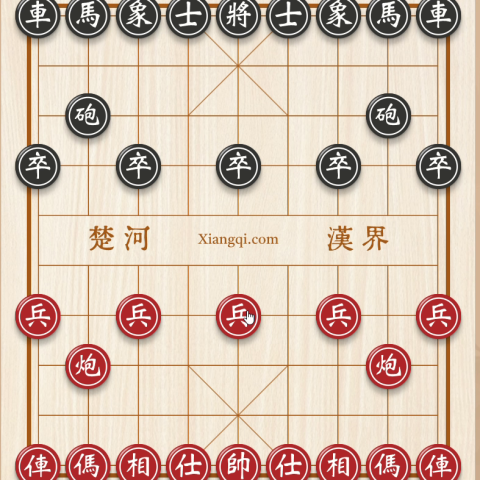
#> input picture Test_Image/Step 0.png, 480 x 480 px
$ jupyter execute --allow-errors model_comparison_pipeline.ipynb
#> lines starting #> are read from the running program, lines starting #| are printed output that depends on the picture
# Chinese Chess Recognition System
## Model Comparison: CNN vs YOLO + System Pipeline

Notebook này trình bày:
1. **Pipeline xử lý** của hệ thống nhận diện cờ tướng theo thời gian thực
2. **So sánh hai model**: CNN (`new_model_v2.h5`) và YOLO (`weights.pt`)

[cell 1]
import os, sys, time, warnings
warnings.filterwarnings('ignore')

import numpy as np
import matplotlib.pyplot as plt
import matplotlib.patches as mpatches
import matplotlib.patches as FancyBbox
from matplotlib.patches import FancyBboxPatch, FancyArrowPatch
from matplotlib.gridspec import GridSpec
import matplotlib.patheffects as pe

# --- Paths ---
BASE_DIR   = os.path.abspath('.')
H5_PATH    = os.path.join(BASE_DIR, 'h5_file', 'new_model_v2.h5')
ONNX_PATH  = os.path.join(BASE_DIR, 'chinese_chess_model.onnx')
YOLO_PATH  = os.path.join(BASE_DIR, 'weights.pt')
VALID_DIR  = os.path.join(BASE_DIR, 'Dataset', 'valid')
TEST_IMG   = os.path.join(BASE_DIR, 'Test_Image', 'Step 0.png')

print('Base dir :', BASE_DIR)
print('H5 exists :', os.path.exists(H5_PATH))
print('ONNX exists:', os.path.exists(ONNX_PATH))
print('YOLO exists:', os.path.exists(YOLO_PATH))
print('Valid dir  :', os.path.exists(VALID_DIR))
print('Step 0.png :', os.path.exists(TEST_IMG))

---
# Phần 1 — Pipeline Xử Lý Hệ Thống

Sơ đồ dưới đây mô tả toàn bộ luồng xử lý từ lúc camera bắt đầu đến khi hệ thống xác nhận một nước đi hợp lệ.

## 1. Khởi động & Step 0 — Canh bàn cờ tự động
- Mở camera/video (`real_time_test.py:881`)
- Hiển thị khung hình để user dùng **I/J/K/L/+/-/F** canh bàn cờ vào ROI
- Tự động chụp Step 0 khi frame ổn định đủ **2 giây** (không còn chuyển động)
- Dùng `HoughCircles` trên Step 0 để xác định `begin_point`, `GRID_WIDTH_HORI`, `GRID_WIDTH_VERTI` → tọa độ từng ô cờ

## 2. Khởi tạo trạng thái bàn cờ ban đầu
- `init_board_state()` gọi YOLO detect trên Step 0
- Tạo `board_state_map = dict {(col, row): piece_label}` — bản đồ quân cờ hiện tại

## 3. Vòng lặp chính — Motion Detection
- Mỗi frame: crop ROI → resize về **480×480**
- So sánh với frame trước bằng `cv2.absdiff` → tính `motion_score`
- Nếu `motion_score > STABLE_DIFF_THRESHOLD`: bàn có người đang di chuyển → `motion_active = True`, reset `stable_count`
- Nếu ngược lại: `stable_count += 1`

## 4. Trigger Detection bất đồng bộ
- Khi `motion_active == True` và `stable_count >= STABLE_FRAMES_REQUIRED` (≈0.3s ổn định sau khi di chuyển): spawn background thread chạy `PiecesChangeDetection()`
- Thread gửi kết quả vào queue → main loop nhận non-blocking, không bị đơ

## 5. Nhận diện nước đi — PiecesChangeDetection()

```
frame hiện tại
    ↓
changeDetection() → tìm vùng thay đổi (bounding rect của diff)
    ↓
detect_board_map() → YOLO inference toàn bàn → prev_map vs curr_map
    ↓
infer_move_from_states() → so sánh 2 map, tìm (begin, end)
    ↓
is_legal_move() → kiểm tra luật cờ tướng
    ↓
Cập nhật board_state_map
```

## 6. detect_board_map() — Nhận diện bàn cờ bằng YOLO
- YOLO (`weights.pt`) chạy inference toàn ảnh với `conf=0.12`
- Mỗi detection: snap tâm về ô lưới `(bx, by)` gần nhất qua `point_to_board_xy()`
- `correct_label_by_position()`: nếu `r_shi/b_shi` (Sĩ) nằm ngoài cung → đổi thành `r_bing/b_zu`
- **Stabilization**: nếu nhãn đổi so với frame trước nhưng confidence thấp → giữ nhãn cũ

## 7. infer_move_from_states() — Suy luận nước đi
- Tìm ô bị mất quân (vacated) và ô mới có quân (occupied/changed)
- Dùng `_score_move_candidate()` để chấm điểm từng cặp `(begin→end)` dựa vào luật di chuyển của từng loại quân
- Chọn cặp điểm cao nhất → đó là nước đi

## 8. Kiểm tra luật cờ tướng
`is_legal_move()` kiểm tra theo từng loại quân:
- **Mã (ma)**: đi hình chữ L
- **Tượng (xiang)**: đi chéo 2 ô
- **Sĩ (shi)**: đi chéo 1 ô trong cung
- **Xe, Pháo (ju/pao)**: đi thẳng
- **Tốt (bing/zu)**: đi về phía trước, sau khi qua hà mới được đi ngang
- **Lượt đi**: kiểm tra đúng màu quân

## 9. Lưu kết quả
- Nếu hợp lệ: lưu `Step N+1.png`, tăng step, đổi lượt `isRed`
- Vẽ mũi tên lên ảnh + lưu vào `Move_Captures/step_NNN_PieceName_LEGAL/ILLEGAL.png`
- Nếu bất hợp lệ: in cảnh báo, không tăng bước, cập nhật lại Step 0 để tránh phát hiện lại cùng nước đi

---

## Sơ đồ file chính

| File | Vai trò |
|------|---------|
| `real_time_test.py` | Pipeline chính: motion detection, vòng lặp, điều phối |
| `piece_detector.py` | Wrapper YOLO: detect toàn bàn, classify từng ô |
| `AdjustCameraLocation.py` | Địa chỉ IP camera |
| `weights.pt` | Model YOLO đã train nhận diện 14 loại quân cờ |

[cell 2]
# Visualize actual processing steps on a real board image
import cv2
import numpy as np

if os.path.exists(TEST_IMG):
    img_bgr = cv2.imread(TEST_IMG)
#> img_bgr is the input picture: shape (480, 480, 3); mean B, G, R 178.9, 194.1, 215.7
    img_rgb = cv2.cvtColor(img_bgr, cv2.COLOR_BGR2RGB)
    gray    = cv2.cvtColor(img_bgr, cv2.COLOR_BGR2GRAY)
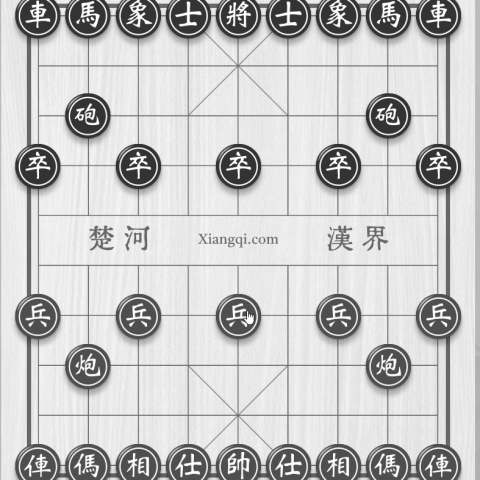
#> gray: shape (480, 480); min 42, max 255, mean 198.8

    # Simulate motion diff (use random noise for demo)
    rng = np.random.default_rng(42)
    prev_gray = gray.astype(np.int32) + rng.integers(-15, 15, gray.shape)
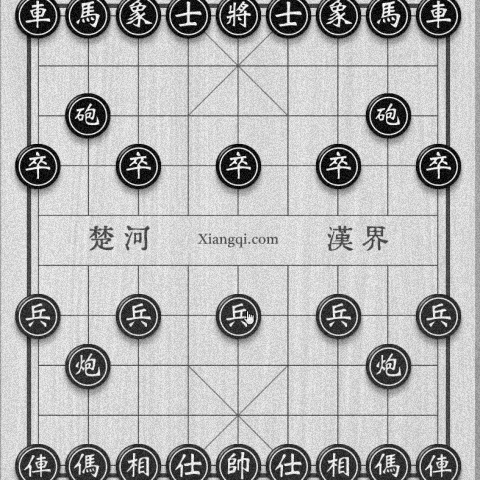
#> prev_gray: shape (480, 480) int64; min 35, max 269, mean 198.4; drawn with min black and max white
    prev_gray = np.clip(prev_gray, 0, 255).astype(np.uint8)
    diff = cv2.absdiff(gray, prev_gray)
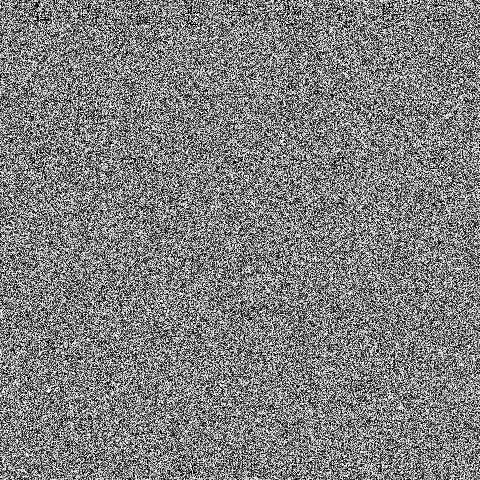
#> diff: shape (480, 480); min 0, max 15, mean 7.47; drawn with min black and max white
    _, thresh = cv2.threshold(diff, 25, 255, cv2.THRESH_BINARY)
#> thresh: shape (480, 480); every value is 0

    fig, axes = plt.subplots(1, 3, figsize=(16, 5))
    axes[0].imshow(img_rgb)
    axes[0].set_title('Step 1-2: Original Board\n(after ROI crop)', fontsize=12)
    axes[0].axis('off')

    axes[1].imshow(gray, cmap='gray')
    axes[1].set_title('Step 3: Grayscale\n(for motion detection)', fontsize=12)
    axes[1].axis('off')

    axes[2].imshow(thresh, cmap='hot')
    axes[2].set_title('Step 3: Pixel Diff Threshold\n(white = changed pixels)', fontsize=12)
    axes[2].axis('off')

    plt.suptitle('Real-time Preprocessing Stages', fontsize=14, fontweight='bold')
    plt.tight_layout()
    plt.savefig('preprocessing_stages.png', dpi=130, bbox_inches='tight')
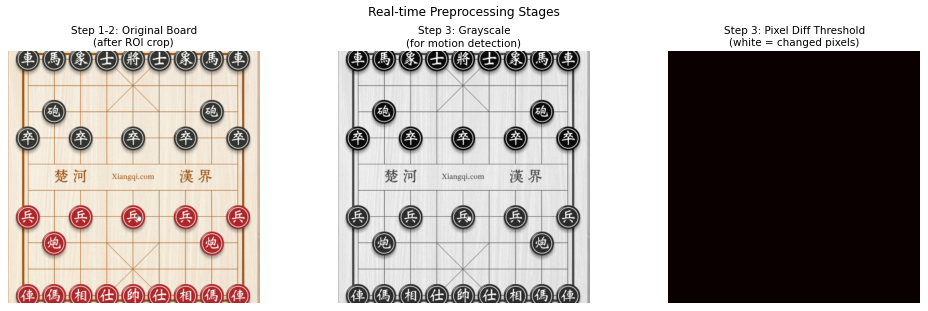
#> figure drawn by matplotlib, 3 panels
    plt.show()
else:
    print(f'[SKIP] Test image not found: {TEST_IMG}')
    print('Please run real_time_test.py first to generate Test_Image/Step 0.png')

[cell 3]
# Board state visualization: draw 9x10 grid with piece labels
PIECE_COLORS = {
    'r_shuai': '#FF4444', 'r_shi': '#FF6666', 'r_xiang': '#FF8888',
    'r_ma':    '#FFAAAA', 'r_ju':  '#FF0000', 'r_pao':   '#CC0000',
    'r_bing':  '#FF9999',
    'b_jiang': '#4444FF', 'b_shi': '#6666FF', 'b_xiang': '#8888FF',
    'b_ma':    '#AAAAFF', 'b_ju':  '#0000FF', 'b_pao':   '#0000CC',
    'b_zu':    '#9999FF',
    'grid':    '#CCCCCC',
}
PIECE_SHORT = {
    'r_shuai':'帥','r_shi':'仕','r_xiang':'相','r_ma':'傌',
    'r_ju':'俥','r_pao':'炮','r_bing':'兵',
    'b_jiang':'將','b_shi':'士','b_xiang':'象','b_ma':'馬',
    'b_ju':'車','b_pao':'砲','b_zu':'卒',
}

# Typical starting board state
INIT_BOARD = {
    (0,0):'b_ju',(1,0):'b_ma',(2,0):'b_xiang',(3,0):'b_shi',(4,0):'b_jiang',
    (5,0):'b_shi',(6,0):'b_xiang',(7,0):'b_ma',(8,0):'b_ju',
    (1,2):'b_pao',(7,2):'b_pao',
    (0,3):'b_zu',(2,3):'b_zu',(4,3):'b_zu',(6,3):'b_zu',(8,3):'b_zu',
    (0,9):'r_ju',(1,9):'r_ma',(2,9):'r_xiang',(3,9):'r_shi',(4,9):'r_shuai',
    (5,9):'r_shi',(6,9):'r_xiang',(7,9):'r_ma',(8,9):'r_ju',
    (1,7):'r_pao',(7,7):'r_pao',
    (0,6):'r_bing',(2,6):'r_bing',(4,6):'r_bing',(6,6):'r_bing',(8,6):'r_bing',
}

def draw_board(board_map, title='Board State', ax=None):
#> called with title = 'Initial Board State (board_state_map)'
    standalone = ax is None
    if standalone:
        fig, ax = plt.subplots(figsize=(7, 8))
    ax.set_xlim(-0.5, 8.5)
    ax.set_ylim(-0.5, 9.5)
    ax.set_facecolor('#F5DEB3')
    ax.set_title(title, fontsize=11, fontweight='bold')
    ax.set_xticks(range(9)); ax.set_yticks(range(10))
    ax.grid(True, color='#8B6914', lw=0.8, zorder=0)
    ax.invert_yaxis()

    # River
    ax.axhspan(4.5, 5.5, alpha=0.15, color='blue', zorder=0)
    ax.text(4, 5, '楚河  漢界', ha='center', va='center',
            fontsize=9, color='#1A5276', alpha=0.6, style='italic')

    for (bx, by), label in board_map.items():
        color = PIECE_COLORS.get(label, '#888888')
        circle = plt.Circle((bx, by), 0.38, color=color,
                             ec='#2C3E50', lw=1.5, zorder=3)
        ax.add_patch(circle)
        ch = PIECE_SHORT.get(label, label[:3])
        ax.text(bx, by, ch, ha='center', va='center',
                fontsize=11, fontweight='bold',
                color='white', zorder=4)

    if standalone:
        plt.tight_layout()
        plt.show()
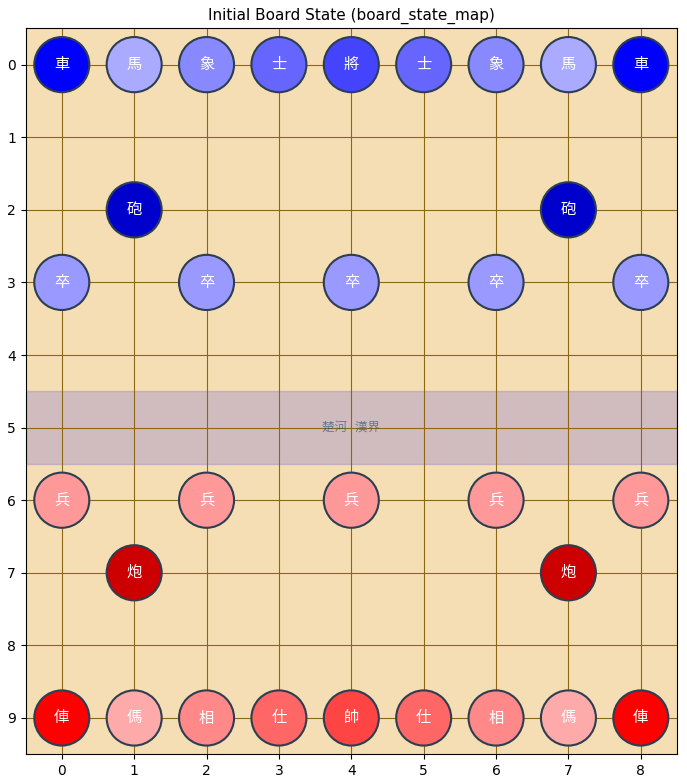
#> figure drawn by matplotlib, 1 panel

draw_board(INIT_BOARD, 'Initial Board State (board_state_map)')
print('Board drawn: 9 cols x 10 rows | Red at bottom (y=6-9), Black at top (y=0-3)')

---
# Phần 2 — So Sánh Model: CNN vs YOLO

Hai model được sử dụng trong dự án:
- **CNN** (`new_model_v2.h5`): Keras classifier cũ — nhận crop 56×56 của từng ô, trả về 1 trong 15 classes
- **YOLO** (`weights.pt`): YOLOv11s detector mới — nhận toàn bộ ảnh bàn cờ, trả về tất cả bbox cùng lúc (16 classes, bao gồm `None` và `intersection`)

[cell 4]
# Architecture comparison diagram
fig, axes = plt.subplots(1, 2, figsize=(18, 9))

# ---- CNN Architecture ----
ax = axes[0]
ax.set_xlim(0, 6); ax.set_ylim(0, 10)
ax.axis('off')
ax.set_facecolor('#FFF9F0')
ax.set_title('CNN Architecture (new_model_v2.h5)', fontsize=13, fontweight='bold', color='#8B0000')

cnn_layers = [
    (3.0, 9.0, 4.0, 0.7, 'INPUT\n56 × 56 × 3 (RGB crop)', '#E8F4FD'),
    (3.0, 7.8, 3.8, 0.7, 'Conv2D 32 filters, 3×3, ReLU\nMaxPool2D 2×2', '#AED6F1'),
    (3.0, 6.6, 3.8, 0.7, 'Conv2D 32 filters, 3×3, ReLU\nMaxPool2D 2×2', '#7FB3D3'),
    (3.0, 5.4, 3.8, 0.7, 'Conv2D 64 filters, 3×3, ReLU\nMaxPool2D 2×2 + Dropout 0.25', '#5499C2'),
    (3.0, 4.2, 3.8, 0.7, 'Flatten → Dense 256, ReLU\nDropout 0.5', '#2E86C1'),
    (3.0, 3.0, 3.8, 0.7, 'Dense 15, Softmax', '#1A5276'),
    (3.0, 1.8, 3.8, 0.7, 'OUTPUT\n15-class probability vector', '#D5F5E3'),
]
for cx, cy, w, h, text, color in cnn_layers:
    rect = FancyBboxPatch((cx-w/2, cy-h/2), w, h,
                           boxstyle='round,pad=0.05', ec='#2C3E50', fc=color, lw=1.2, zorder=2)
    ax.add_patch(rect)
    tc = 'white' if color in ['#5499C2','#2E86C1','#1A5276'] else '#1A252F'
    ax.text(cx, cy, text, ha='center', va='center', fontsize=8.5, color=tc,
            fontweight='bold', multialignment='center', zorder=3)
#> (the rest of the program and of its run is left out)
